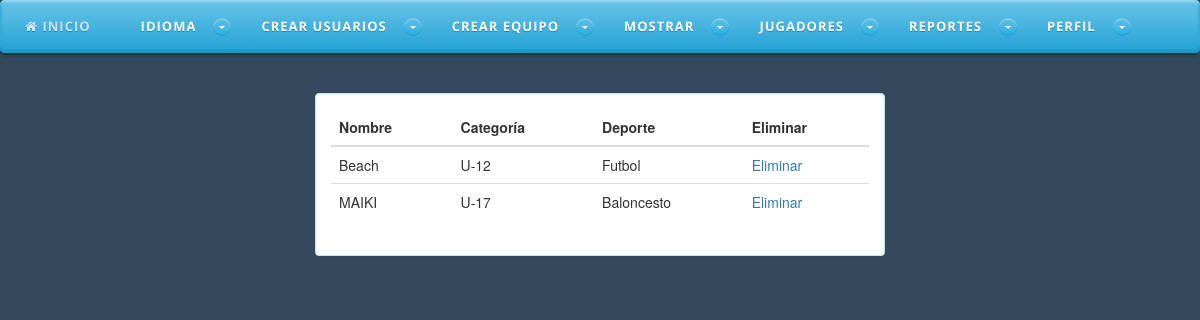
The app's page /mostrarTorneo.php (signed in) with its own data.
### tables this page shows
CREATE TABLE IF NOT EXISTS `torneo` (
  `idTorneo` int(11) NOT NULL AUTO_INCREMENT,
  `Categoria` varchar(10) DEFAULT NULL,
  `Deporte` varchar(15) DEFAULT NULL,
  `Nombre` varchar(25) DEFAULT NULL,
  `Activo` tinyint(1) NOT NULL DEFAULT '1',
  PRIMARY KEY (`idTorneo`)
);

### mostrarTorneo.php (the view, shortened to what this page needs)
<!DOCTYPE HTML>
<html lang='es'>
	<?php include 'head.php'; ?>
<body role="document">
	<?php include 'cabecera.php'; ?>
	<br>
	<br>
	<div class="container-fluid col-md-6 col-md-offset-3">
		<div class="panel panel-info">
			  <div class="panel-body">
			  	<table class="table table-hover">
			  			<thead>
							<tr>
								<th>Nombre</th>
								<th>Categoría</th>
								<th>Deporte</th>
								<th>Eliminar</th>
							</tr>
						</thead>
						<tbody>
<?php
					    $hostname = 'localhost';
					    $username = 'root';
					    $password = '';
					    try {
					        $dbh = new PDO("mysql:host=" . $hostname . ";dbname=deportes", $username, $password);
					        $dbh->setAttribute(PDO::ATTR_ERRMODE, PDO::ERRMODE_EXCEPTION);
					        $stmt = $dbh->prepare("SELECT nombre, categoria, deporte FROM torneo WHERE Activo=1 ");
					        $stmt->execute();
					        $result = $stmt->fetchAll();
					        foreach ($result as $row) {
					            ?>
					            			<tr>
												<td><?=$row ["nombre"]?></td><td><?=$row ["categoria"]?></td><td><?=$row ["deporte"]?></td>
												<td><a <?="href='mostrarTorneo.php?nombre=".$row ["nombre"]."'"?> onclick="return confirm('¿Está seguro?');">Eliminar</a></td>
											</tr>
					        <?php
                            }
					    }
					    catch(PDOException $e) {
					        echo $e->getMessage();
					    }
				?>
						</tbody>
					</table>
			  </div>
		</div>
	</div>
</body>
</html>

### css/estilo.css (style rules this page uses)
body { width: auto; height: auto; padding-top: 70 px; background-color: #34495e; background-repeat: no-repeat; background-size: contain ; background-attachment: fixed; background-position: top center; }

### records on screen
torneo: Nombre "Beach", Categoria "U-12", Deporte "Futbol"
torneo: Nombre "MAIKI", Categoria "U-17", Deporte "Baloncesto"
